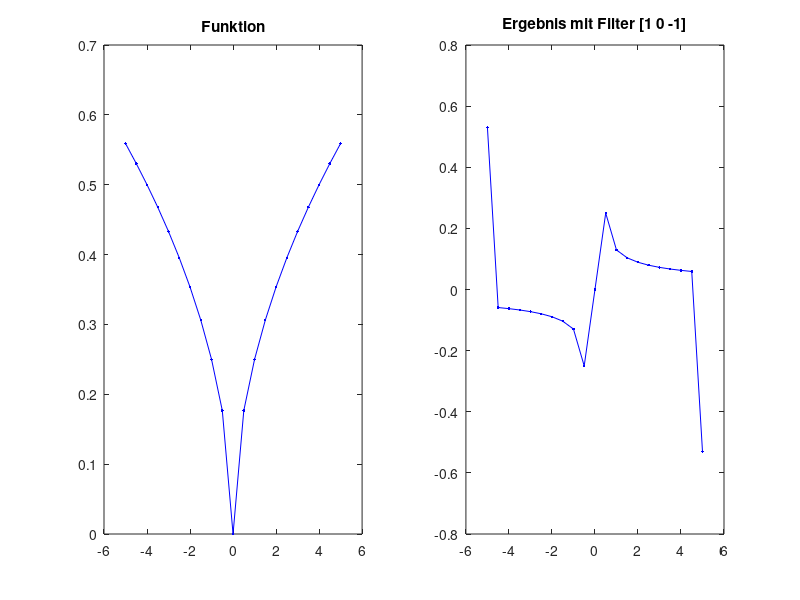
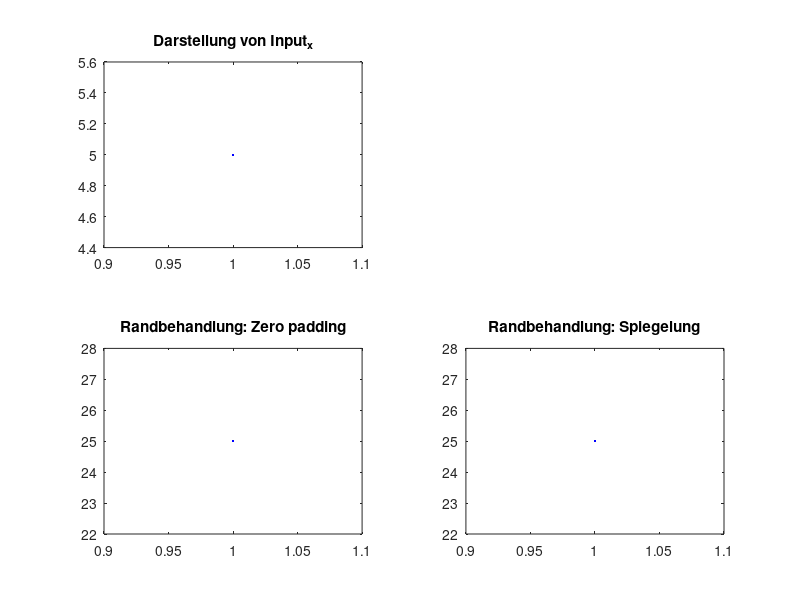

MATLAB code for these plots, in order:
% Script zur Einführung in die eindimensionale Faltung

%% Testfunktion

% generiere Stützstellen, an denen die Funktion ausgewertet werden soll
dx = 0.5;
xs = -5:dx:5;

x = 1/4 * sqrt(abs(xs));
% x = xs.^3 + xs + 1;

%% Faltung

% Filterkern f
f = 1/dx * [1/2, 0, -1/2];

% TODO b)

y = conv(x, f, 'same');

%% Darstellung

figure(1);
clf;

subplot(1, 2, 1);
plot(xs, x, '-b.');
title('Funktion');
subplot(1, 2, 2);
plot(xs, y, '-b.');
title(['Ergebnis mit Filter ', mat2str(f)]);  title(['Ergebnis mit Filter ', mat2str(f)]);

%% Randbehandlung
% TODO c)
clear all;clc
  Input_x = input(' Bitte geben Sie einen Vektor (Input_x) ein. Achtung: Bitte mit [ anfangen und mit ] enden: ');
  Input_Filter = input(' Bitte geben Sie einen Filterkern (Input_Filter) ein: ');
  % Achtung: Filtermask will have odd number of element, so anchor/center point of the kernel 
  % will be calculated based on its neighbor to extract feature, or else we have
  % to account for distortion across the layers, which happens using an even sized kernel
  n1 = size(Input_Filter,2);                                      % Anzahl der Element von Filter bekommen (dim = 2, number of col)
  n2 = size(Input_x,2);                                           % Anzahl der Element von Input_x bekommen
  n3 = (n1-1)/2;                                                  % Anzahl der added 0 Element 
  
% Randbehandlung: Zero padding
  z1 = zeros(1,n3);                                                
  Input_x1 = [z1 Input_x z1];   
  Output_x1 = conv(Input_x1,Input_Filter,'valid');
  
 % Randbehandlung: Spiegelung
  z2 = fliplr(Input_x(:,1:n3));                                   % Vor der Element von Input_x bekommen                                    
  z3 = fliplr(Input_x(:,n2-n3+1:n2));                             % Nach der Element von Input_x bekommen
  Input_x2 = [z2 Input_x z3];                                     % Elemente hinzufuehren(
  Output_x2 = conv(Input_x2,Input_Filter,'valid');
  
 % Darstellung 
  figure;
  subplot(2,2,1);
  plot( Input_x, '-b.');title("Darstellung von Input_x");
  subplot(2,2,3);
  plot( Output_x1, '-b.');title("Randbehandlung: Zero padding");
  subplot(2,2,4);
  plot( Output_x2, '-b.');title("Randbehandlung: Spiegelung");

  %=============== Antworten von der Fragen ===============%
  %{
       Aufgabe1.a
       Welche Auswirkung hat der Parameter ¡¯same¡¯? 
       Welche Varianten sind ebenfalls implementiert?
       Antwort: Die Laenge des Ausgangsignals ist gleich die Laenge des Eingangsignals.
                    full(default) ,valid und same.
        
       Aufgabe1.b   
       Welche Unterschiede bestehen zwischen den Filtern?
       Wofuer koennten die verschiedenen Filter genutzt werden?
       Antwort: Die Gewichte der Elemente von Filterkerne sind unterschiedlich.
                    In Bezug auf den Ausgangssignal sind die Ausgangswerte ein
                    bischen verschieben.
                    Verschiedene Bilder brauchen verschiedene Kantenfilter, 
                    um bestimmt benoetigte Ausgangsbilder zu bekommen.
                    Und zwar, die Effekte der Ausgangsbilder sind abhaengig von Filterkernen.
  
       Aufgabe1.c
       Welche Randbehandlung verwendet die Funktion conv?
       Antwort: Zero padding, und zwar mit 0 hinzufuegen
  
       Was sind Vor- und Nachteile der verschiedenen Varianten?
       Antwort: Im Bezug auf Zero-padding
                    Vorteile: einfach zu berechnen, wenn die Anzahl der
                    Element von Filter sehr gross ist.
                    Nachteil: Im Rand gibt es vielleicht die dunkele Linie.
                    Im bezug auf Spiegelung
                    Vorteile: Im Rand gibt es keine dunkele Linie.
                    Nachteile:Hoeherer Rechenaufwand, wenn die Anzahl der
                    Element von Filter sehr gro? ist.
  %}
  %================ Antworten von der Frage ===============%